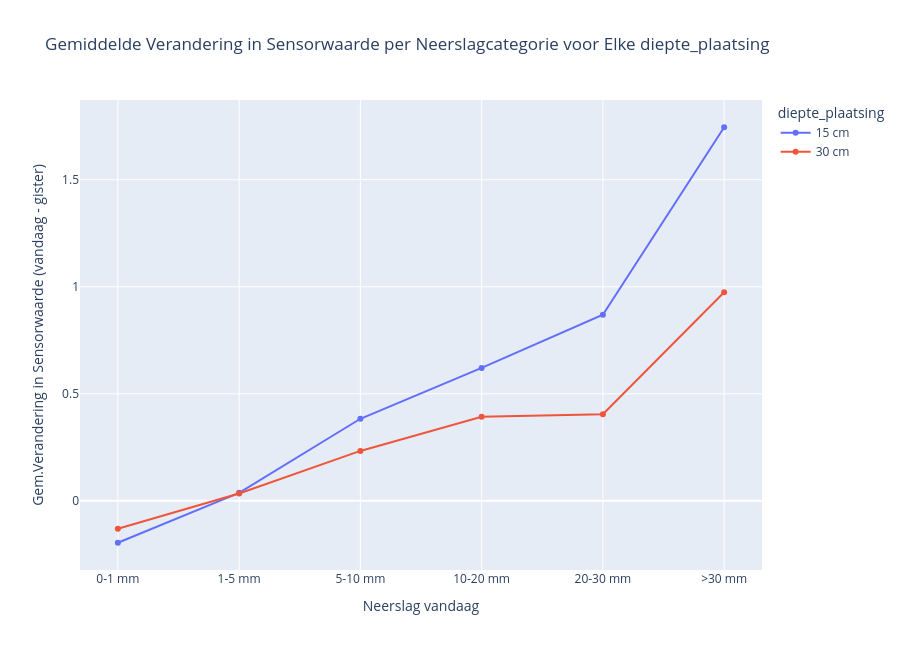

Notebook code cell kept with this figure:
### Code cell
# n vs s_prev_diff

# Define a function to categorize 'n_cum' into bins for analysis
def categorize_rainfall(n_cum_value):
    if n_cum_value < 1:
        return '0-1 mm'
    elif 1 <= n_cum_value < 5:
        return '1-5 mm'
    elif 5 <= n_cum_value < 10:
        return '5-10 mm'
    elif 10 <= n_cum_value < 20:
        return '10-20 mm'
    elif 20 <= n_cum_value < 30:
        return '20-30 mm'
    else:
        return '>30 mm'

# Apply categorization to 'n_cum' column
df['n_cum_category'] = df['n'].apply(categorize_rainfall)

# Calculate the mean 's_prev_diff_2' by location and 'n_cum' category
mean_s_prev_diff_2_by_rain_category = df.groupby(['diepte_plaatsing', 'n_cum_category'])['s_prev_diff'].mean().unstack()

# Ensure correct ordering of 'n_cum_category'
correct_order = ['0-1 mm', '1-5 mm', '5-10 mm', '10-20 mm', '20-30 mm', '>30 mm']
mean_s_prev_diff_2_by_rain_category = mean_s_prev_diff_2_by_rain_category[correct_order]

# Create an interactive line plot
fig = go.Figure()

# Add a trace for each location
for diepte_plaatsing in mean_s_prev_diff_2_by_rain_category.index:
    fig.add_trace(go.Scatter(
        x=mean_s_prev_diff_2_by_rain_category.columns,
        y=mean_s_prev_diff_2_by_rain_category.loc[diepte_plaatsing],
        mode='lines+markers',
        name=diepte_plaatsing,
        hoverinfo='text',
        text=[f"diepte_plaatsing: {diepte_plaatsing}<br>Neerslag Categorie: {category}<br>Gemiddelde Verandering: {value:.2f}"
              for category, value in zip(mean_s_prev_diff_2_by_rain_category.columns, 
                                         mean_s_prev_diff_2_by_rain_category.loc[diepte_plaatsing])]
    ))

# Customize layout with increased height
fig.update_layout(
    title="Gemiddelde Verandering in Sensorwaarde per Neerslagcategorie voor Elke diepte_plaatsing",
    xaxis_title="Neerslag vandaag",
    yaxis_title="Gem.Verandering in Sensorwaarde (vandaag - gister)",
    xaxis=dict(tickmode='array', tickvals=correct_order),
    legend_title="diepte_plaatsing",
    hovermode='closest',
    height=650  # Doubling the height for a taller plot
)

# Display the interactive plot
fig.show()

# n_cum vs s_prev_diff

# Define a function to categorize 'n_cum' into bins for analysis
def categorize_rainfall(n_cum_value):
    if n_cum_value < 1:
        return '0-1 mm'
    elif 1 <= n_cum_value < 5:
        return '1-5 mm'
    elif 5 <= n_cum_value < 10:
        return '5-10 mm'
    elif 10 <= n_cum_value < 20:
        return '10-20 mm'
    elif 20 <= n_cum_value < 30:
        return '20-30 mm'
    else:
        return '>30 mm'

# Apply categorization to 'n_cum' column
df['n_cum_category'] = df['n_cum'].apply(categorize_rainfall)

# Calculate the mean 's_prev_diff_2' by location and 'n_cum' category
mean_s_prev_diff_2_by_rain_category = df.groupby(['diepte_plaatsing', 'n_cum_category'])['s_prev_diff'].mean().unstack()

# Ensure correct ordering of 'n_cum_category'
correct_order = ['0-1 mm', '1-5 mm', '5-10 mm', '10-20 mm', '20-30 mm', '>30 mm']
mean_s_prev_diff_2_by_rain_category = mean_s_prev_diff_2_by_rain_category[correct_order]

# Create an interactive line plot
fig = go.Figure()

# Add a trace for each location
for diepte_plaatsing in mean_s_prev_diff_2_by_rain_category.index:
    fig.add_trace(go.Scatter(
        x=mean_s_prev_diff_2_by_rain_category.columns,
        y=mean_s_prev_diff_2_by_rain_category.loc[diepte_plaatsing],
        mode='lines+markers',
        name=diepte_plaatsing,
        hoverinfo='text',
        text=[f"diepte_plaatsing: {diepte_plaatsing}<br>Neerslag Categorie: {category}<br>Gemiddelde Verandering: {value:.2f}"
              for category, value in zip(mean_s_prev_diff_2_by_rain_category.columns, 
                                         mean_s_prev_diff_2_by_rain_category.loc[diepte_plaatsing])]
    ))

# Customize layout with increased height
fig.update_layout(
    title="Gemiddelde Verandering in Sensorwaarde per Neerslagcategorie voor Elke diepte_plaatsing",
    xaxis_title="Cumulatieve Neerslag Categorie (neerslag vandaag + gister)",
    yaxis_title="Gem.Verandering in Sensorwaarde (vandaag - gister)",
    xaxis=dict(tickmode='array', tickvals=correct_order),
    legend_title="diepte_plaatsing",
    hovermode='closest',
    height=650  # Doubling the height for a taller plot
)

# Display the interactive plot
fig.show()

### Figure 1 — Plotly figure (JSON) as saved in the notebook; plotly's stock layout.template omitted (floating-point values rounded to 4 significant figures)
{"data": [{"hoverinfo": "text", "mode": "lines+markers", "name": "15 cm", "text": ["diepte_plaatsing: 15 cm<br>Neerslag Categorie: 0-1 mm<br>Gemiddelde Verandering: -0.20", "diepte_plaatsing: 15 cm<br>Neerslag Categorie: 1-5 mm<br>Gemiddelde Verandering: 0.04", "diepte_plaatsing: 15 cm<br>Neerslag Categorie: 5-10 mm<br>Gemiddelde Verandering: 0.38", "diepte_plaatsing: 15 cm<br>Neerslag Categorie: 10-20 mm<br>Gemiddelde Verandering: 0.62", "diepte_plaatsing: 15 cm<br>Neerslag Categorie: 20-30 mm<br>Gemiddelde Verandering: 0.87", "diepte_plaatsing: 15 cm<br>Neerslag Categorie: >30 mm<br>Gemiddelde Verandering: 1.75"], "type": "scatter", "x": ["0-1 mm", "1-5 mm", "5-10 mm", "10-20 mm", "20-30 mm", ">30 mm"], "y": [-0.1957, 0.03732, 0.3834, 0.6211, 0.8693, 1.745]}, {"hoverinfo": "text", "mode": "lines+markers", "name": "30 cm", "text": ["diepte_plaatsing: 30 cm<br>Neerslag Categorie: 0-1 mm<br>Gemiddelde Verandering: -0.13", "diepte_plaatsing: 30 cm<br>Neerslag Categorie: 1-5 mm<br>Gemiddelde Verandering: 0.03", "diepte_plaatsing: 30 cm<br>Neerslag Categorie: 5-10 mm<br>Gemiddelde Verandering: 0.23", "diepte_plaatsing: 30 cm<br>Neerslag Categorie: 10-20 mm<br>Gemiddelde Verandering: 0.39", "diepte_plaatsing: 30 cm<br>Neerslag Categorie: 20-30 mm<br>Gemiddelde Verandering: 0.40", "diepte_plaatsing: 30 cm<br>Neerslag Categorie: >30 mm<br>Gemiddelde Verandering: 0.97"], "type": "scatter", "x": ["0-1 mm", "1-5 mm", "5-10 mm", "10-20 mm", "20-30 mm", ">30 mm"], "y": [-0.1304, 0.03448, 0.2332, 0.3923, 0.4047, 0.9744]}], "layout": {"height": 650, "hovermode": "closest", "legend": {"title": {"text": "diepte_plaatsing"}}, "title": {"text": "Gemiddelde Verandering in Sensorwaarde per Neerslagcategorie voor Elke diepte_plaatsing"}, "xaxis": {"tickmode": "array", "tickvals": ["0-1 mm", "1-5 mm", "5-10 mm", "10-20 mm", "20-30 mm", ">30 mm"], "title": {"text": "Neerslag vandaag"}}, "yaxis": {"title": {"text": "Gem.Verandering in Sensorwaarde (vandaag - gister)"}}}}
